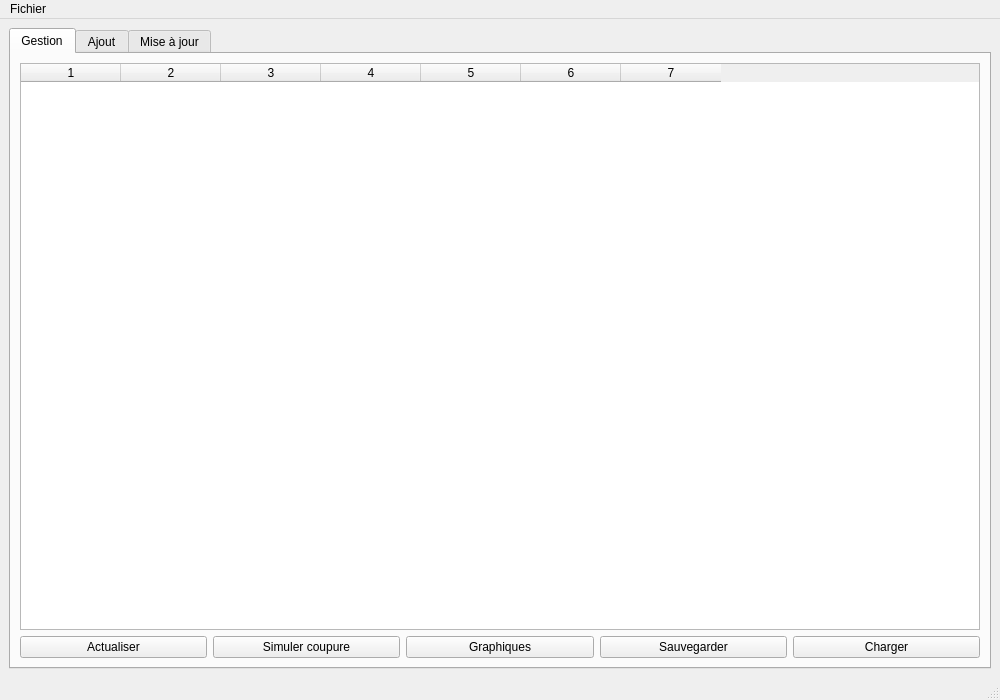
<?xml version="1.0" encoding="UTF-8"?>
<ui version="4.0">
<class>MainWindow</class>
<widget class="QMainWindow" name="MainWindow">
  <property name="geometry">
    <rect>
      <x>0</x>
      <y>0</y>
      <width>1000</width>
      <height>700</height>
    </rect>
  </property>
  <property name="windowTitle">
    <string>Smart Grid Manager</string>
  </property>
  <widget class="QWidget" name="centralwidget">
    <layout class="QVBoxLayout" name="verticalLayout">
      <item>
        <widget class="QTabWidget" name="tabWidget">
          <widget class="QWidget" name="tabGestion">
            <attribute name="title">
              <string>Gestion</string>
            </attribute>
            <layout class="QVBoxLayout" name="verticalLayout_2">
              <item>
                <widget class="QTableWidget" name="tableWidget">
                  <property name="columnCount">
                    <number>7</number>
                  </property>
                </widget>
              </item>
              <item>
                <layout class="QHBoxLayout" name="horizontalLayout">
                  <item>
                    <widget class="QPushButton" name="btnAfficherUnites">
                      <property name="text">
                        <string>Actualiser</string>
                      </property>
                    </widget>
                  </item>
                  <item>
                    <widget class="QPushButton" name="btnSimulerCoupure">
                      <property name="text">
                        <string>Simuler coupure</string>
                      </property>
                    </widget>
                  </item>
                  <item>
                    <widget class="QPushButton" name="btnAfficherGraphique">
                      <property name="text">
                        <string>Graphiques</string>
                      </property>
                    </widget>
                  </item>
                  <item>
                    <widget class="QPushButton" name="btnSauvegarder">
                      <property name="text">
                        <string>Sauvegarder</string>
                      </property>
                    </widget>
                  </item>
                  <item>
                    <widget class="QPushButton" name="btnCharger">
                      <property name="text">
                        <string>Charger</string>
                      </property>
                    </widget>
                  </item>
                </layout>
              </item>
            </layout>
          </widget>
          <widget class="QWidget" name="tabAjout">
            <attribute name="title">
              <string>Ajout</string>
            </attribute>
            <layout class="QHBoxLayout" name="horizontalLayout_2">
              <item>
                <widget class="QGroupBox" name="groupMaison">
                  <property name="title">
                    <string>Maison</string>
                  </property>
                  <layout class="QVBoxLayout" name="verticalLayout_3">
                    <item>
                      <widget class="QLineEdit" name="txtMaisonId">
                        <property name="placeholderText">
                          <string>ID Maison</string>
                        </property>
                      </widget>
                    </item>
                    <item>
                      <widget class="QDoubleSpinBox" name="spinMaisonProd">
                        <property name="prefix">
                          <string>Prod: </string>
                        </property>
                        <property name="suffix">
                          <string> kWh</string>
                        </property>
                      </widget>
                    </item>
                    <item>
                      <widget class="QDoubleSpinBox" name="spinMaisonConso">
                        <property name="prefix">
                          <string>Conso: </string>
                        </property>
                        <property name="suffix">
                          <string> kWh</string>
                        </property>
                      </widget>
                    </item>
                    <item>
                      <widget class="QLineEdit" name="txtMaisonRegion">
                        <property name="placeholderText">
                          <string>Région</string>
                        </property>
                      </widget>
                    </item>
                    <item>
                      <widget class="QPushButton" name="btnAjouterMaison">
                        <property name="text">
                          <string>Ajouter Maison</string>
                        </property>
                      </widget>
                    </item>
                  </layout>
                </widget>
              </item>
              <item>
                <widget class="QGroupBox" name="groupHopital">
                  <property name="title">
                    <string>Hôpital</string>
                  </property>
                  <layout class="QVBoxLayout" name="verticalLayout_4">
                    <item>
                      <widget class="QLineEdit" name="txtHopitalId">
                        <property name="placeholderText">
                          <string>ID Hôpital</string>
                        </property>
                      </widget>
                    </item>
                    <item>
                      <widget class="QDoubleSpinBox" name="spinHopitalProd">
                        <property name="prefix">
                          <string>Prod: </string>
                        </property>
                        <property name="suffix">
                          <string> kWh</string>
                        </property>
                      </widget>
                    </item>
                    <item>
                      <widget class="QDoubleSpinBox" name="spinHopitalConso">
                        <property name="prefix">
                          <string>Conso: </string>
                        </property>
                        <property name="suffix">
                          <string> kWh</string>
                        </property>
                      </widget>
                    </item>
                    <item>
                      <widget class="QLineEdit" name="txtHopitalRegion">
                        <property name="placeholderText">
                          <string>Région</string>
                        </property>
                      </widget>
                    </item>
                    <item>
                      <widget class="QSpinBox" name="spinHopitalAutonomie">
                        <property name="prefix">
                          <string>Autonomie: </string>
                        </property>
                        <property name="suffix">
                          <string> jours</string>
                        </property>
                      </widget>
                    </item>
                    <item>
                      <widget class="QPushButton" name="btnAjouterHopital">
                        <property name="text">
                          <string>Ajouter Hôpital</string>
                        </property>
                      </widget>
                    </item>
                  </layout>
                </widget>
              </item>
              <item>
                <widget class="QGroupBox" name="groupEtablissement">
                  <property name="title">
                    <string>Établissement Public</string>
                  </property>
                  <layout class="QVBoxLayout" name="verticalLayout_5">
                    <item>
                      <widget class="QLineEdit" name="txtEtablissementId">
                        <property name="placeholderText">
                          <string>ID Établissement</string>
                        </property>
                      </widget>
                    </item>
                    <item>
                      <widget class="QDoubleSpinBox" name="spinEtablissementProd">
                        <property name="prefix">
                          <string>Prod: </string>
                        </property>
                        <property name="suffix">
                          <string> kWh</string>
                        </property>
                      </widget>
                    </item>
                    <item>
                      <widget class="QDoubleSpinBox" name="spinEtablissementConso">
                        <property name="prefix">
                          <string>Conso: </string>
                        </property>
                        <property name="suffix">
                          <string> kWh</string>
                        </property>
                      </widget>
                    </item>
                    <item>
                      <widget class="QComboBox" name="comboEtablissementType">
                        <item>
                          <property name="text">
                            <string>École</string>
                          </property>
                        </item>
                        <item>
                          <property name="text">
                            <string>Mairie</string>
                          </property>
                        </item>
                        <item>
                          <property name="text">
                            <string>Bibliothèque</string>
                          </property>
                        </item>
                      </widget>
                    </item>
                    <item>
                      <widget class="QPushButton" name="btnAjouterEtablissement">
                        <property name="text">
                          <string>Ajouter Établissement</string>
                        </property>
                      </widget>
                    </item>
                  </layout>
                </widget>
              </item>
            </layout>
          </widget>
          <widget class="QWidget" name="tabMiseAJour">
            <attribute name="title">
              <string>Mise à jour</string>
            </attribute>
            <layout class="QVBoxLayout" name="verticalLayout_6">
              <item>
                <layout class="QHBoxLayout" name="horizontalLayout_3">
                  <item>
                    <widget class="QLineEdit" name="txtMajId">
                      <property name="placeholderText">
                        <string>ID de l'unité</string>
                      </property>
                    </widget>
                  </item>
                  <item>
                    <widget class="QDoubleSpinBox" name="spinMajProd">
                      <property name="prefix">
                        <string>Nouv. Prod: </string>
                      </property>
                      <property name="suffix">
                        <string> kWh</string>
                      </property>
                    </widget>
                  </item>
                  <item>
                    <widget class="QDoubleSpinBox" name="spinMajConso">
                      <property name="prefix">
                        <string>Nouv. Conso: </string>
                      </property>
                      <property name="suffix">
                        <string> kWh</string>
                      </property>
                    </widget>
                  </item>
                  <item>
                    <widget class="QPushButton" name="btnMettreAJour">
                      <property name="text">
                        <string>Mettre à jour</string>
                      </property>
                    </widget>
                  </item>
                </layout>
              </item>
            </layout>
          </widget>
        </widget>
      </item>
    </layout>
  </widget>
  <widget class="QMenuBar" name="menubar">
    <property name="geometry">
      <rect>
        <x>0</x>
        <y>0</y>
        <width>1000</width>
        <height>21</height>
      </rect>
    </property>
    <widget class="QMenu" name="menuFichier">
      <property name="title">
        <string>Fichier</string>
      </property>
      <addaction name="actionQuitter"/>
    </widget>
    <addaction name="menuFichier"/>
  </widget>
  <widget class="QStatusBar" name="statusbar"/>
  <action name="actionQuitter">
    <property name="text">
      <string>Quitter</string>
    </property>
  </action>
</widget>
<resources/>
<connections>
  <connection>
    <sender>actionQuitter</sender>
    <signal>triggered()</signal>
    <receiver>MainWindow</receiver>
    <slot>close()</slot>
  </connection>
  <connection>
    <sender>btnAjouterMaison</sender>
    <signal>clicked()</signal>
    <receiver>MainWindow</receiver>
    <slot>on_btnAjouterMaison_clicked()</slot>
  </connection>
  <connection>
    <sender>btnAjouterHopital</sender>
    <signal>clicked()</signal>
    <receiver>MainWindow</receiver>
    <slot>on_btnAjouterHopital_clicked()</slot>
  </connection>
  <connection>
    <sender>btnAjouterEtablissement</sender>
    <signal>clicked()</signal>
    <receiver>MainWindow</receiver>
    <slot>on_btnAjouterEtablissement_clicked()</slot>
  </connection>
  <connection>
    <sender>btnAfficherUnites</sender>
    <signal>clicked()</signal>
    <receiver>MainWindow</receiver>
    <slot>on_btnAfficherUnites_clicked()</slot>
  </connection>
  <connection>
    <sender>btnSimulerCoupure</sender>
    <signal>clicked()</signal>
    <receiver>MainWindow</receiver>
    <slot>on_btnSimulerCoupure_clicked()</slot>
  </connection>
  <connection>
    <sender>btnSauvegarder</sender>
    <signal>clicked()</signal>
    <receiver>MainWindow</receiver>
    <slot>on_btnSauvegarder_clicked()</slot>
  </connection>
  <connection>
    <sender>btnCharger</sender>
    <signal>clicked()</signal>
    <receiver>MainWindow</receiver>
    <slot>on_btnCharger_clicked()</slot>
  </connection>
  <connection>
    <sender>btnMettreAJour</sender>
    <signal>clicked()</signal>
    <receiver>MainWindow</receiver>
    <slot>on_btnMettreAJour_clicked()</slot>
  </connection>
  <connection>
    <sender>btnAfficherGraphique</sender>
    <signal>clicked()</signal>
    <receiver>MainWindow</receiver>
    <slot>on_btnAfficherGraphique_clicked()</slot>
  </connection>
</connections>
</ui>
